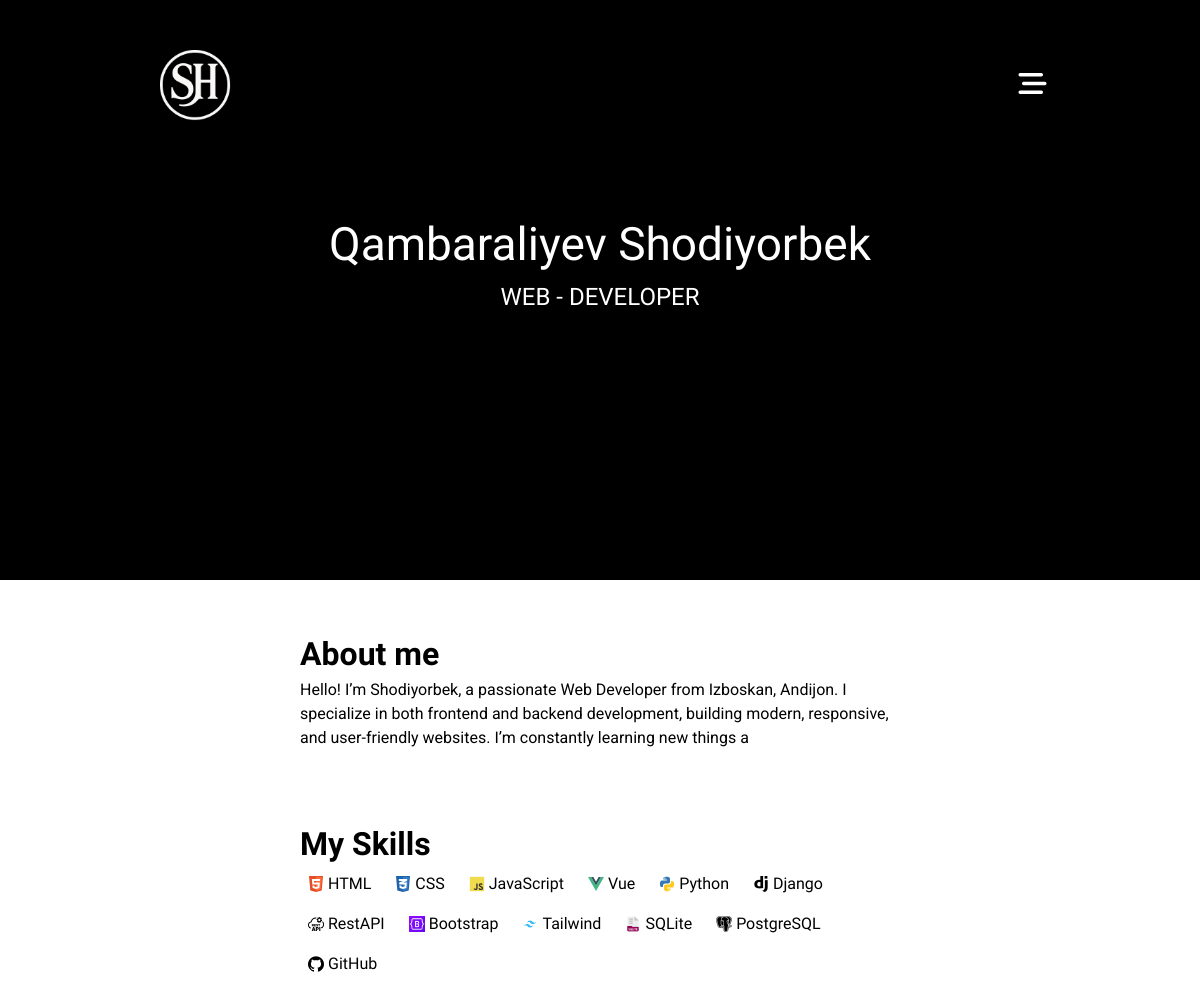
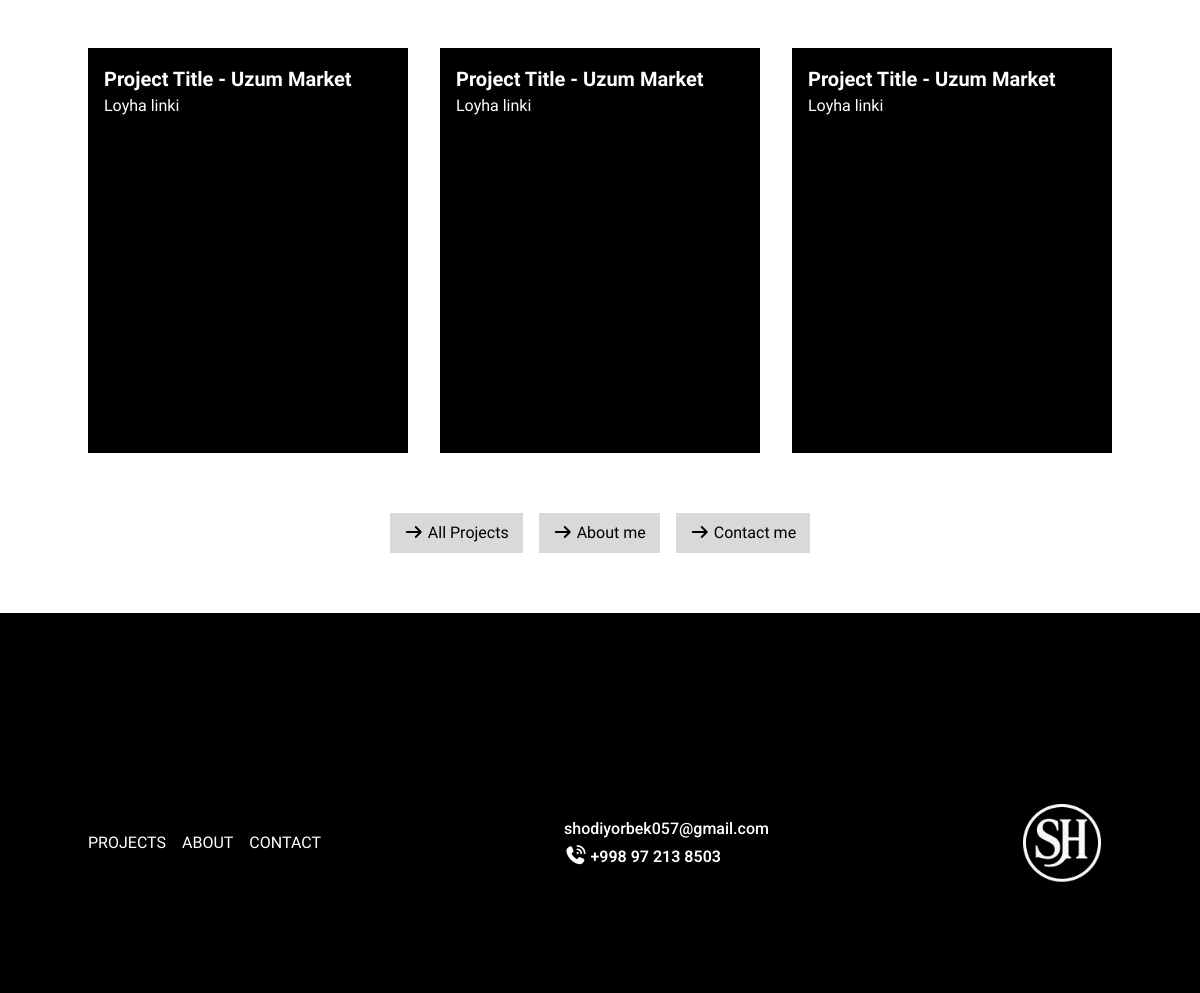
/home/, run on the app's committed database (2 pictures, top to bottom).
### portfolio/models.py (models this page shows, shortened)
class Home(models.Model):
    fullname = models.CharField(max_length=255)
    darajangiz = models.CharField(max_length=255)
    information_about_yourself = models.CharField(max_length=255)

### portfolio/views.py (the view)
# urls.py: path('home/', home, name='home'),
def home(request):
    home = Home.objects.all()
    return render(request, 'home.html', {'home': home})

### portfolio/templates/home.html (shortened to what this page needs)
{% extends 'base.html' %}
{% load static %}
{% block content %}
<div class="">
    {% for home in home %}
    <div class="w-full h-[580px] bg-[#000] pt-[40px]">
        <div class="flex container w-[900px] items-center justify-between">
            <div class="">
                <a href="{% url 'home' %}">
                    <img class="w-[90px]" src="{% static 'img/sh_logo.png' %}" alt="logo">
                </a>
            </div>
            <div class="">
                <i class="fa-solid fa-bars-staggered text-white text-[28px]"></i>
            </div>
        </div>
        <div class="text-white container w-[900px] text-center flex flex-col items-center justify-center pt-[80px]">
            <h1 class="text-[46px] font-regular">{{ home.fullname }}</h1>
            <h2 class="text-[24px] font-regular uppercase">{{ home.darajangiz }}</h2>
        </div>
    </div>
    <div class="w-full container flex flex-col items-center justify-between">
        <div class="w-[600px] pt-[50px]">
            <h2 class="text-[32px] font-bold">About me</h2>
            <p class="text-[16px] font-regular">{{ home.information_about_yourself }}</p>
            <h2 class="text-[32px] font-bold mt-[70px]">My Skills</h2>
            <p class="flex flex-wrap gap-2 items-center text-[16px]">
                <span class="flex items-center gap-1 px-2 py-1 rounded-md">
                    HTML
                </span>
                <span class="flex items-center gap-1 px-2 py-1 rounded-md">
                    <!DOCTYPE svg
                        PUBLIC '-//W3C//DTD SVG 1.0//EN' 'http://www.w3.org/TR/2001/REC-SVG-20010904/DTD/svg10.dtd'> CSS
                </span>
                <span class="flex items-center gap-1 px-2 py-1 rounded-md">
                    <!DOCTYPE svg PUBLIC '-//W3C//DTD SVG 1.1//EN' 'http://www.w3.org/Graphics/SVG/1.1/DTD/svg11.dtd'>
                    JavaScript
                </span>
                <span class="flex items-center gap-1 px-2 py-1 rounded-md"><svg width="16px" height="16px"
                        viewBox="0 0 261.76 226.69" xmlns="http://www.w3.org/2000/svg">
                        <g>
                            <path fill="#41B883" d="M0,0l130.9,226.7L261.8,0h-52.4l-78.5,136L52.4,0H0z" />
                            <path fill="#35495E" d="M52.4,0l78.5,136L209.4,0h-34.9l-43.6,75.5L87.2,0H52.4z" />
                        </g>
                    </svg>
                    Vue</span>
                <span class="flex items-center gap-1 px-2 py-1 rounded-md">
                    <!DOCTYPE svg PUBLIC '-//W3C//DTD SVG 1.1//EN' 'http://www.w3.org/Graphics/SVG/1.1/DTD/svg11.dtd'>
                    Python
                </span>
                <span class="flex items-center gap-1 px-2 py-1 rounded-md"><img class="w-[16px]"
                        src="{% static 'img/9118014_django_fill_icon.png' %}" alt=""> Django</span>
                <span class="flex items-center gap-1 px-2 py-1 rounded-md"><img class="w-[16px]"
                        src="{% static 'img/rest-api-icon.png' %}" alt=""> RestAPI</span>
                <span class="flex items-center gap-1 px-2 py-1 rounded-md"><img class="w-[16px]"
                        src="{% static 'img/bootstrap.png' %}" alt=""> Bootstrap</span>
                <span class="flex items-center gap-1 px-2 py-1 rounded-md"><img class="w-[16px]"
                        src="{% static 'img/tailwind.png' %}" alt=""> Tailwind</span>
                <span class="flex items-center gap-1 px-2 py-1 rounded-md"><img class="w-[16px]"
                        src="{% static 'img/database.png' %}" alt=""> SQLite</span>
                <span class="flex items-center gap-1 px-2 py-1 rounded-md"><img class="w-[16px]"
                        src="{% static 'img/4691328_postgresql_icon.png' %}" alt=""> PostgreSQL</span>
                <span class="flex items-center gap-1 px-2 py-1 rounded-md"><img class="w-[16px]"
                        src="{% static 'img/github.png' %}" alt=""> GitHub</span>
            </p>
        </div>
    </div>
    {% endfor %}
    <div class="flex container justify-between mt-[60px]">
        <div class="w-[320px] h-[405px] bg-cover bg-center bg-no-repeat bg-[#000] p-4">
            <h2 class="text-white text-[20px] font-bold">Project Title - Uzum Market</h2>
            <a class="text-white" href="https://uzummarket.pythonanywhere.com/">Loyha linki</a>
        </div>
        <div class="w-[320px] h-[405px] bg-cover bg-center bg-no-repeat bg-[#000] p-4">
            <h2 class="text-white text-[20px] font-bold">Project Title - Uzum Market</h2>
            <a class="text-white" href="https://uzummarket.pythonanywhere.com/">Loyha linki</a>
        </div>
        <div class="w-[320px] h-[405px] bg-cover bg-center bg-no-repeat bg-[#000] p-4">
            <h2 class="text-white text-[20px] font-bold">Project Title - Uzum Market</h2>
            <a class="text-white" href="https://uzummarket.pythonanywhere.com/">Loyha linki</a>
        </div>
    </div>
    <div class="container flex items-center justify-center mt-[60px] gap-4 text-center">
        <a class="bg-[#d9d9d9] py-[6px] px-[12px] border-2 border-[#d9d9d9] hover:border-blue-500"
            href="{% url 'my_projects' %}"><i class="fa-solid fa-arrow-right"></i> All Projects</a>
        <a class="bg-[#d9d9d9] py-[6px] px-[12px] border-2 border-[#d9d9d9] hover:border-blue-500"
            href="{% url 'about_me' %}"><i class="fa-solid fa-arrow-right"></i> About me</a>
        <a class="bg-[#d9d9d9] py-[6px] px-[12px] border-2 border-[#d9d9d9] hover:border-blue-500" href="#"><i
                class="fa-solid fa-arrow-right"></i> Contact me</a>
    </div>
    <div class="bg-[#000] flex items-center justify-center mt-[60px]">
        <div class="container h-[300px] bg-[#000] mt-[80px] text-white flex items-center justify-between">
            <div class="flex gap-4">
                <a class="uppercase" href="{% url 'my_projects' %}">projects</a>
                <a class="uppercase" href="{% url 'about_me' %}">about</a>
                <a class="uppercase" href="{% url 'contact' %}">contact</a>
            </div>
            <div>
                <p class="text-[16px] font-medium">shodiyorbek057@gmail.com</p>
                <p class="text-[16px] font-semibold mt-1"><i class="fa-solid fa-phone-volume text-[18px]"></i> +998 97
                    213 8503</p>
            </div>
            <img class="w-[100px] h-[100px]" src="{% static 'img/sh_logo.png' %}" alt="logo">
        </div>
    </div>
</div>
{% endblock %}

### portfolio/templates/base.html (shortened to what this page needs)
<!DOCTYPE html>
{% load static %}
<html lang="en">
<head>
    <link rel="stylesheet" href="{% static 'css/main.css' %}">
    <link rel="stylesheet" href="https://cdnjs.cloudflare.com/ajax/libs/font-awesome/7.0.0/css/all.min.css">
    <script src="https://cdn.tailwindcss.com"></script>
</head>
<body>
    {% block content %}
    {% endblock %}
</body>
</html>

### static/css/main.css (style rules this page uses)
* { margin: 0; padding: 0; box-sizing: border-box; font-family: "League Spartan", sans-serif; }
h3, p { font-family: "Roboto", sans-serif; }
.container { max-width: 1024px; margin-left: auto; margin-right: auto; }

### data on the page
Home: fullname "Qambaraliyev Shodiyorbek", darajangiz "WEB - DEVELOPER", information_about_yourself "Hello! I’m Shodiyorbek, a passionate Web Developer from Izboskan, Andijon. I specialize in both frontend and backend development, building modern, responsive, and user-friendly websites. I’m constantly learning new things a"
